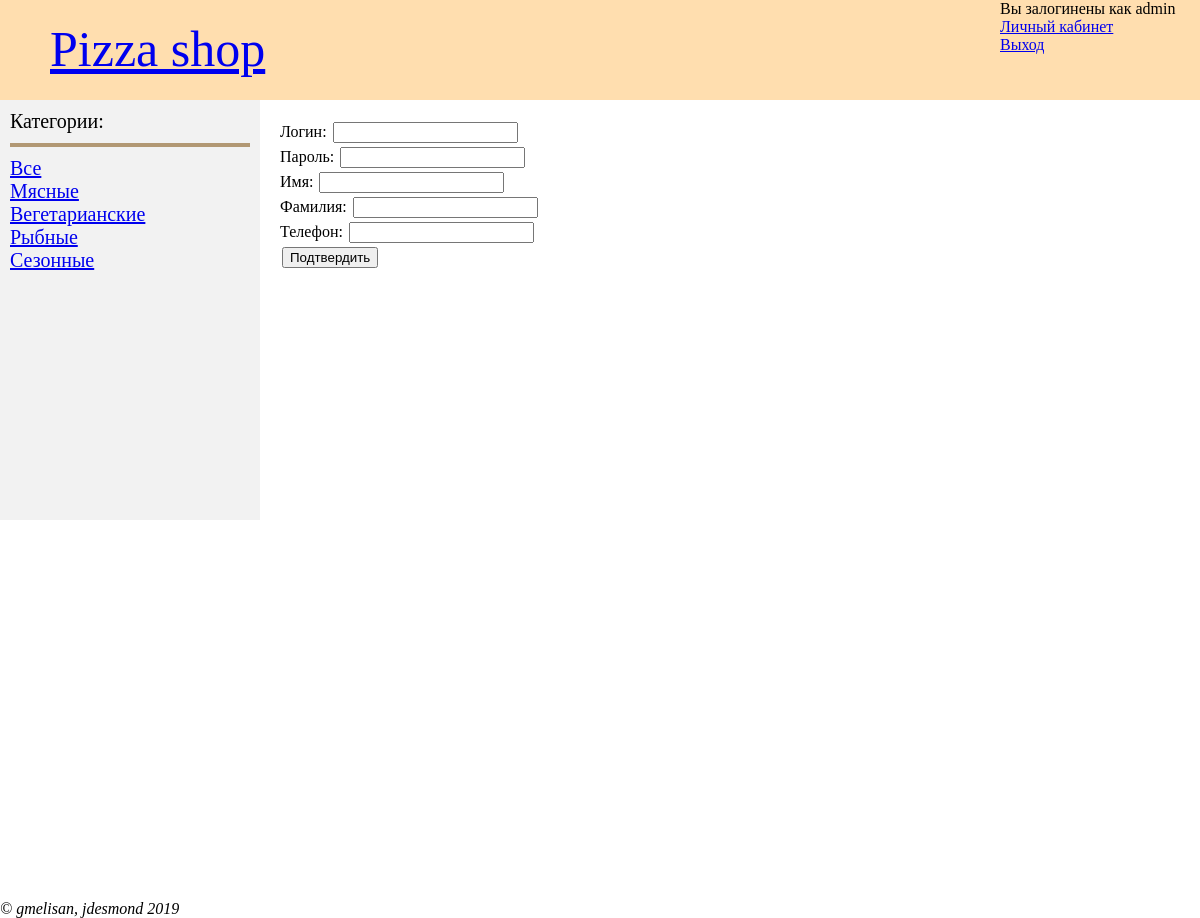
/register_form.php (signed in), run on the app's committed database.
### tables this page shows
CREATE TABLE `categories` (
  `id` int(4) NOT NULL,
  `name` varchar(32) NOT NULL
);

### show_categories.php (the view, shortened to what this page needs)
<?php
function show_one_cat($str) {
    $cat = array("cat" => $str);
    $query = http_build_query($cat);
    echo "<a href=index.php?$query> $str </a>";
    echo "<br>";
}
function show_categories() {
    include("config.php");
    $mysqli = mysqli_connect($host, $user, $pass, $dbname, $port, $socket);
    $query = "SELECT * FROM categories;";
    $res = mysqli_fetch_all(mysqli_query($mysqli, $query));
    foreach ($res as $ent) {
        show_one_cat($ent[1]);
    }
}
?>

### style.css (style rules this page uses)
body { margin: 0; }

### data on the page
categories: name "Мясные"
categories: name "Вегетарианские"
categories: name "Рыбные"
categories: name "Сезонные"

### other printed values
$_SESSION["login"] "admin"
